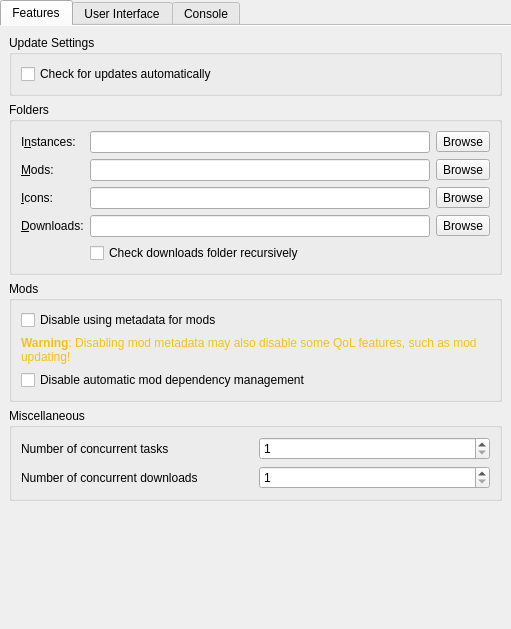
<?xml version="1.0" encoding="UTF-8"?>
<ui version="4.0">
 <class>LauncherPage</class>
 <widget class="QWidget" name="LauncherPage">
  <property name="geometry">
   <rect>
    <x>0</x>
    <y>0</y>
    <width>511</width>
    <height>629</height>
   </rect>
  </property>
  <property name="sizePolicy">
   <sizepolicy hsizetype="MinimumExpanding" vsizetype="MinimumExpanding">
    <horstretch>0</horstretch>
    <verstretch>0</verstretch>
   </sizepolicy>
  </property>
  <layout class="QVBoxLayout" name="mainLayout">
   <property name="leftMargin">
    <number>0</number>
   </property>
   <property name="topMargin">
    <number>0</number>
   </property>
   <property name="rightMargin">
    <number>0</number>
   </property>
   <property name="bottomMargin">
    <number>0</number>
   </property>
   <item>
    <widget class="QTabWidget" name="tabWidget">
     <property name="toolTip">
      <string notr="true"/>
     </property>
     <property name="tabShape">
      <enum>QTabWidget::Rounded</enum>
     </property>
     <property name="currentIndex">
      <number>0</number>
     </property>
     <property name="documentMode">
      <bool>true</bool>
     </property>
     <widget class="QWidget" name="featuresTab">
      <attribute name="title">
       <string>Features</string>
      </attribute>
      <layout class="QVBoxLayout" name="verticalLayout_9">
       <item>
        <widget class="QGroupBox" name="updateSettingsBox">
         <property name="title">
          <string>Update Settings</string>
         </property>
         <layout class="QVBoxLayout" name="verticalLayout_7">
          <item>
           <widget class="QCheckBox" name="autoUpdateCheckBox">
            <property name="text">
             <string>Check for updates automatically</string>
            </property>
           </widget>
          </item>
         </layout>
        </widget>
       </item>
       <item>
        <widget class="QGroupBox" name="foldersBox">
         <property name="title">
          <string>Folders</string>
         </property>
         <layout class="QGridLayout" name="foldersBoxLayout">
          <item row="3" column="0">
           <widget class="QLabel" name="labelDownloadsDir">
            <property name="text">
             <string>&amp;Downloads:</string>
            </property>
            <property name="buddy">
             <cstring>downloadsDirTextBox</cstring>
            </property>
           </widget>
          </item>
          <item row="0" column="0">
           <widget class="QLabel" name="labelInstDir">
            <property name="text">
             <string>I&amp;nstances:</string>
            </property>
            <property name="buddy">
             <cstring>instDirTextBox</cstring>
            </property>
           </widget>
          </item>
          <item row="0" column="1">
           <widget class="QLineEdit" name="instDirTextBox"/>
          </item>
          <item row="3" column="1">
           <widget class="QLineEdit" name="downloadsDirTextBox"/>
          </item>
          <item row="2" column="1">
           <widget class="QLineEdit" name="iconsDirTextBox"/>
          </item>
          <item row="3" column="2">
           <widget class="QToolButton" name="downloadsDirBrowseBtn">
            <property name="text">
             <string>Browse</string>
            </property>
           </widget>
          </item>
          <item row="1" column="1">
           <widget class="QLineEdit" name="modsDirTextBox"/>
          </item>
          <item row="1" column="2">
           <widget class="QToolButton" name="modsDirBrowseBtn">
            <property name="text">
             <string>Browse</string>
            </property>
           </widget>
          </item>
          <item row="1" column="0">
           <widget class="QLabel" name="labelModsDir">
            <property name="text">
             <string>&amp;Mods:</string>
            </property>
            <property name="buddy">
             <cstring>modsDirTextBox</cstring>
            </property>
           </widget>
          </item>
          <item row="0" column="2">
           <widget class="QToolButton" name="instDirBrowseBtn">
            <property name="text">
             <string>Browse</string>
            </property>
           </widget>
          </item>
          <item row="2" column="2">
           <widget class="QToolButton" name="iconsDirBrowseBtn">
            <property name="text">
             <string>Browse</string>
            </property>
           </widget>
          </item>
          <item row="2" column="0">
           <widget class="QLabel" name="labelIconsDir">
            <property name="text">
             <string>&amp;Icons:</string>
            </property>
            <property name="buddy">
             <cstring>iconsDirTextBox</cstring>
            </property>
           </widget>
          </item>
          <item row="4" column="1" colspan="2">
           <widget class="QCheckBox" name="downloadsDirWatchRecursiveCheckBox">
            <property name="toolTip">
             <string>When enabled, in addition to the downloads folder, its sub folders will also be searched when looking for resources (e.g. when looking for blocked mods on CurseForge).</string>
            </property>
            <property name="text">
             <string>Check downloads folder recursively</string>
            </property>
           </widget>
          </item>
         </layout>
        </widget>
       </item>
       <item>
        <widget class="QGroupBox" name="modsBox">
         <property name="title">
          <string>Mods</string>
         </property>
         <layout class="QVBoxLayout" name="verticalLayout_4">
          <item>
           <widget class="QCheckBox" name="metadataDisableBtn">
            <property name="toolTip">
             <string>Disable using metadata provided by mod providers (like Modrinth or CurseForge) for mods.</string>
            </property>
            <property name="text">
             <string>Disable using metadata for mods</string>
            </property>
           </widget>
          </item>
          <item>
           <widget class="QLabel" name="metadataWarningLabel">
            <property name="text">
             <string>&lt;html&gt;&lt;head/&gt;&lt;body&gt;&lt;p&gt;&lt;span style=&quot; font-weight:600; color:#f5c211;&quot;&gt;Warning&lt;/span&gt;&lt;span style=&quot; color:#f5c211;&quot;&gt;: Disabling mod metadata may also disable some QoL features, such as mod updating!&lt;/span&gt;&lt;/p&gt;&lt;/body&gt;&lt;/html&gt;</string>
            </property>
            <property name="wordWrap">
             <bool>true</bool>
            </property>
           </widget>
          </item>
          <item>
           <widget class="QCheckBox" name="dependenciesDisableBtn">
            <property name="toolTip">
             <string>Disable the automatic detection, installation, and updating of mod dependencies.</string>
            </property>
            <property name="text">
             <string>Disable automatic mod dependency management</string>
            </property>
           </widget>
          </item>
         </layout>
        </widget>
       </item>
       <item>
        <widget class="QGroupBox" name="miscellaneousGroupBox">
         <property name="title">
          <string>Miscellaneous</string>
         </property>
         <layout class="QGridLayout" name="gridLayout">
          <item row="0" column="0">
           <widget class="QLabel" name="numberOfConcurrentTasksLabel">
            <property name="text">
             <string>Number of concurrent tasks</string>
            </property>
           </widget>
          </item>
          <item row="0" column="1">
           <widget class="QSpinBox" name="numberOfConcurrentTasksSpinBox">
            <property name="minimum">
             <number>1</number>
            </property>
           </widget>
          </item>
          <item row="1" column="0">
           <widget class="QLabel" name="numberOfConcurrentDownloadsLabel">
            <property name="text">
             <string>Number of concurrent downloads</string>
            </property>
           </widget>
          </item>
          <item row="1" column="1">
           <widget class="QSpinBox" name="numberOfConcurrentDownloadsSpinBox">
            <property name="minimum">
             <number>1</number>
            </property>
           </widget>
          </item>
         </layout>
        </widget>
       </item>
       <item>
        <spacer name="verticalSpacer_FeaturesTab">
         <property name="orientation">
          <enum>Qt::Vertical</enum>
         </property>
         <property name="sizeHint" stdset="0">
          <size>
           <width>0</width>
           <height>0</height>
          </size>
         </property>
        </spacer>
       </item>
      </layout>
     </widget>
     <widget class="QWidget" name="userInterfaceTab">
      <attribute name="title">
       <string>User Interface</string>
      </attribute>
      <layout class="QVBoxLayout" name="verticalLayout_6">
       <item>
        <widget class="QGroupBox" name="sortingModeBox">
         <property name="enabled">
          <bool>true</bool>
         </property>
         <property name="title">
          <string>Instance view sorting mode</string>
         </property>
         <layout class="QHBoxLayout" name="sortingModeBoxLayout">
          <item>
           <widget class="QRadioButton" name="sortLastLaunchedBtn">
            <property name="text">
             <string>&amp;By last launched</string>
            </property>
            <attribute name="buttonGroup">
             <string notr="true">sortingModeGroup</string>
            </attribute>
           </widget>
          </item>
          <item>
           <widget class="QRadioButton" name="sortByNameBtn">
            <property name="text">
             <string>By &amp;name</string>
            </property>
            <attribute name="buttonGroup">
             <string notr="true">sortingModeGroup</string>
            </attribute>
           </widget>
          </item>
         </layout>
        </widget>
       </item>
       <item>
        <widget class="QGroupBox" name="themeBox">
         <property name="title">
          <string>Theme</string>
         </property>
         <layout class="QVBoxLayout" name="verticalLayout_5">
          <item>
           <widget class="ThemeCustomizationWidget" name="themeCustomizationWidget" native="true"/>
          </item>
         </layout>
        </widget>
       </item>
       <item>
        <widget class="QGroupBox" name="catBox">
         <property name="title">
          <string>Cat</string>
         </property>
         <layout class="QGridLayout" name="gridLayout_5">
          <item row="0" column="0">
           <widget class="QLabel" name="catOpacityLabel">
            <property name="toolTip">
             <string>Set the cat's opacity. 0% is fully transparent and 100% is fully opaque.</string>
            </property>
            <property name="text">
             <string>Opacity</string>
            </property>
           </widget>
          </item>
          <item row="0" column="2">
           <widget class="QSpinBox" name="catOpacitySpinBox">
            <property name="specialValueText">
             <string/>
            </property>
            <property name="suffix">
             <string>%</string>
            </property>
            <property name="maximum">
             <number>100</number>
            </property>
            <property name="value">
             <number>0</number>
            </property>
           </widget>
          </item>
          <item row="0" column="1">
           <spacer name="horizontalSpacer">
            <property name="orientation">
             <enum>Qt::Horizontal</enum>
            </property>
            <property name="sizeHint" stdset="0">
             <size>
              <width>40</width>
              <height>20</height>
             </size>
            </property>
           </spacer>
          </item>
         </layout>
        </widget>
       </item>
       <item>
        <widget class="QGroupBox" name="toolsBox">
         <property name="sizePolicy">
          <sizepolicy hsizetype="Preferred" vsizetype="Preferred">
           <horstretch>0</horstretch>
           <verstretch>0</verstretch>
          </sizepolicy>
         </property>
         <property name="title">
          <string>Tools</string>
         </property>
         <layout class="QVBoxLayout" name="verticalLayout">
          <item>
           <widget class="QCheckBox" name="preferMenuBarCheckBox">
            <property name="toolTip">
             <string>The menubar is more friendly for keyboard-driven interaction.</string>
            </property>
            <property name="text">
             <string>&amp;Replace toolbar with menubar</string>
            </property>
           </widget>
          </item>
         </layout>
        </widget>
       </item>
       <item>
        <spacer name="verticalSpacer_UserInterfaceTab">
         <property name="orientation">
          <enum>Qt::Vertical</enum>
         </property>
         <property name="sizeHint" stdset="0">
          <size>
           <width>0</width>
           <height>0</height>
          </size>
         </property>
        </spacer>
       </item>
      </layout>
     </widget>
     <widget class="QWidget" name="consoleTab">
      <attribute name="title">
       <string>Console</string>
      </attribute>
      <layout class="QVBoxLayout" name="verticalLayout_2">
       <item>
        <widget class="QGroupBox" name="consoleSettingsBox">
         <property name="title">
          <string>Console Settings</string>
         </property>
         <layout class="QVBoxLayout" name="verticalLayout_3">
          <item>
           <widget class="QCheckBox" name="showConsoleCheck">
            <property name="text">
             <string>Show console while the game is &amp;running</string>
            </property>
           </widget>
          </item>
          <item>
           <widget class="QCheckBox" name="autoCloseConsoleCheck">
            <property name="text">
             <string>&amp;Automatically close console when the game quits</string>
            </property>
           </widget>
          </item>
          <item>
           <widget class="QCheckBox" name="showConsoleErrorCheck">
            <property name="text">
             <string>Show console when the game &amp;crashes</string>
            </property>
           </widget>
          </item>
         </layout>
        </widget>
       </item>
       <item>
        <widget class="QGroupBox" name="groupBox_4">
         <property name="title">
          <string>&amp;History limit</string>
         </property>
         <layout class="QGridLayout" name="gridLayout_3">
          <item row="1" column="0">
           <widget class="QCheckBox" name="checkStopLogging">
            <property name="text">
             <string>&amp;Stop logging when log overflows</string>
            </property>
           </widget>
          </item>
          <item row="0" column="0">
           <widget class="QSpinBox" name="lineLimitSpinBox">
            <property name="sizePolicy">
             <sizepolicy hsizetype="Expanding" vsizetype="Fixed">
              <horstretch>0</horstretch>
              <verstretch>0</verstretch>
             </sizepolicy>
            </property>
            <property name="suffix">
             <string> lines</string>
            </property>
            <property name="minimum">
             <number>10000</number>
            </property>
            <property name="maximum">
             <number>1000000</number>
            </property>
            <property name="singleStep">
             <number>10000</number>
            </property>
            <property name="value">
             <number>100000</number>
            </property>
           </widget>
          </item>
         </layout>
        </widget>
       </item>
       <item>
        <widget class="QGroupBox" name="themeBox_2">
         <property name="sizePolicy">
          <sizepolicy hsizetype="Preferred" vsizetype="MinimumExpanding">
           <horstretch>0</horstretch>
           <verstretch>0</verstretch>
          </sizepolicy>
         </property>
         <property name="title">
          <string>Console &amp;font</string>
         </property>
         <layout class="QGridLayout" name="gridLayout_2">
          <item row="1" column="0" colspan="2">
           <widget class="QTextEdit" name="fontPreview">
            <property name="sizePolicy">
             <sizepolicy hsizetype="Expanding" vsizetype="MinimumExpanding">
              <horstretch>0</horstretch>
              <verstretch>0</verstretch>
             </sizepolicy>
            </property>
            <property name="horizontalScrollBarPolicy">
             <enum>Qt::ScrollBarAlwaysOff</enum>
            </property>
            <property name="undoRedoEnabled">
             <bool>false</bool>
            </property>
            <property name="textInteractionFlags">
             <set>Qt::TextSelectableByKeyboard|Qt::TextSelectableByMouse</set>
            </property>
           </widget>
          </item>
          <item row="0" column="0">
           <widget class="QFontComboBox" name="consoleFont">
            <property name="sizePolicy">
             <sizepolicy hsizetype="Expanding" vsizetype="Fixed">
              <horstretch>0</horstretch>
              <verstretch>0</verstretch>
             </sizepolicy>
            </property>
           </widget>
          </item>
          <item row="0" column="1">
           <widget class="QSpinBox" name="fontSizeBox">
            <property name="minimum">
             <number>5</number>
            </property>
            <property name="maximum">
             <number>16</number>
            </property>
            <property name="value">
             <number>11</number>
            </property>
           </widget>
          </item>
         </layout>
        </widget>
       </item>
      </layout>
     </widget>
    </widget>
   </item>
  </layout>
 </widget>
 <customwidgets>
  <customwidget>
   <class>ThemeCustomizationWidget</class>
   <extends>QWidget</extends>
   <header>ui/widgets/ThemeCustomizationWidget.h</header>
   <container>1</container>
  </customwidget>
 </customwidgets>
 <tabstops>
  <tabstop>tabWidget</tabstop>
  <tabstop>autoUpdateCheckBox</tabstop>
  <tabstop>instDirTextBox</tabstop>
  <tabstop>instDirBrowseBtn</tabstop>
  <tabstop>modsDirTextBox</tabstop>
  <tabstop>modsDirBrowseBtn</tabstop>
  <tabstop>iconsDirTextBox</tabstop>
  <tabstop>iconsDirBrowseBtn</tabstop>
  <tabstop>sortLastLaunchedBtn</tabstop>
  <tabstop>sortByNameBtn</tabstop>
  <tabstop>showConsoleCheck</tabstop>
  <tabstop>autoCloseConsoleCheck</tabstop>
  <tabstop>showConsoleErrorCheck</tabstop>
  <tabstop>lineLimitSpinBox</tabstop>
  <tabstop>checkStopLogging</tabstop>
  <tabstop>consoleFont</tabstop>
  <tabstop>fontSizeBox</tabstop>
  <tabstop>fontPreview</tabstop>
 </tabstops>
 <resources/>
 <connections/>
 <buttongroups>
  <buttongroup name="sortingModeGroup"/>
 </buttongroups>
</ui>
